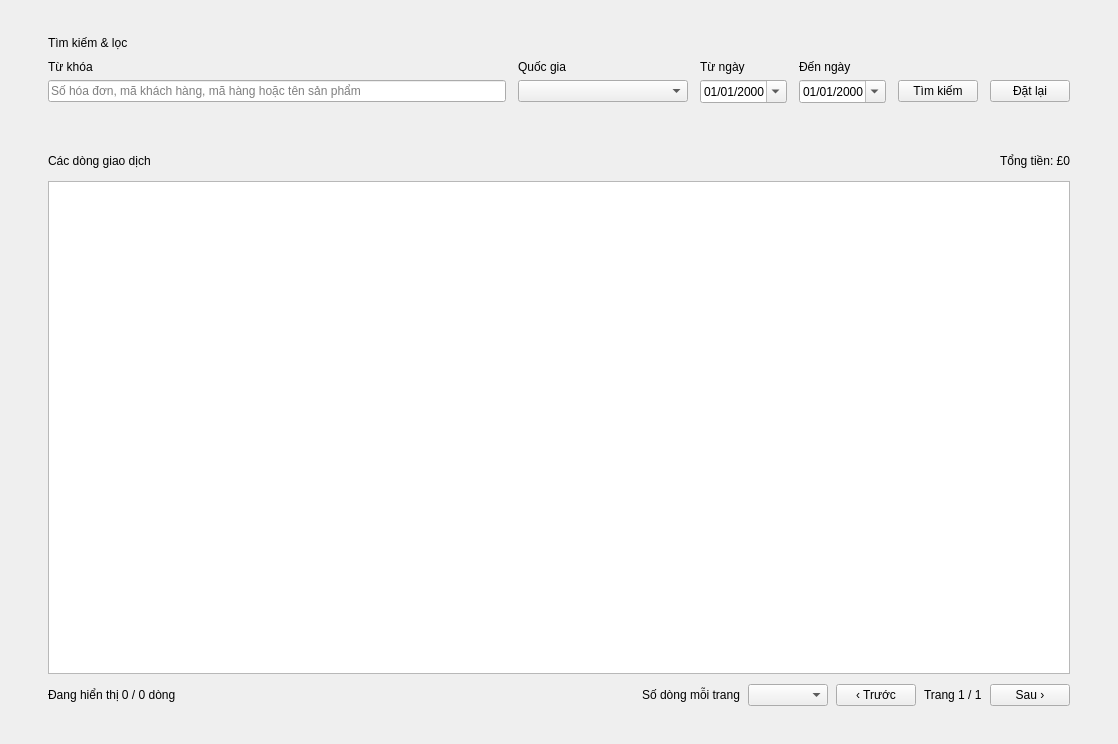
<?xml version="1.0" encoding="UTF-8"?>
<ui version="4.0">
 <class>TransactionDataPage</class>
 <widget class="QWidget" name="TransactionDataPage">
  <property name="geometry">
   <rect>
    <x>0</x>
    <y>0</y>
    <width>1118</width>
    <height>744</height>
   </rect>
  </property>
  <property name="windowTitle">
   <string>Transaction Data</string>
  </property>
  <layout class="QVBoxLayout" name="layoutTransactionPage" stretch="0,1">
   <property name="spacing">
    <number>16</number>
   </property>
   <property name="leftMargin">
    <number>28</number>
   </property>
   <property name="topMargin">
    <number>20</number>
   </property>
   <property name="rightMargin">
    <number>28</number>
   </property>
   <property name="bottomMargin">
    <number>24</number>
   </property>
   <item>
    <widget class="QFrame" name="cardFilters">
     <property name="cssClass" stdset="0">
      <string>card</string>
     </property>
     <layout class="QVBoxLayout" name="layoutFilters">
      <property name="spacing">
       <number>2</number>
      </property>
      <property name="leftMargin">
       <number>20</number>
      </property>
      <property name="topMargin">
       <number>16</number>
      </property>
      <property name="rightMargin">
       <number>20</number>
      </property>
      <property name="bottomMargin">
       <number>16</number>
      </property>
      <item>
       <widget class="QLabel" name="lblFiltersTitle">
        <property name="text">
         <string>Tìm kiếm &amp; lọc</string>
        </property>
        <property name="cssClass" stdset="0">
         <string>cardTitle</string>
        </property>
       </widget>
      </item>
      <item>
       <layout class="QGridLayout" name="gridFilters">
        <property name="horizontalSpacing">
         <number>12</number>
        </property>
        <property name="verticalSpacing">
         <number>6</number>
        </property>
        <property name="leftMargin">
         <number>0</number>
        </property>
        <property name="topMargin">
         <number>8</number>
        </property>
        <property name="rightMargin">
         <number>0</number>
        </property>
        <property name="bottomMargin">
         <number>0</number>
        </property>
        <item row="0" column="0">
         <widget class="QLabel" name="lblSearchCaption">
          <property name="text">
           <string>Từ khóa</string>
          </property>
          <property name="cssClass" stdset="0">
           <string>fieldLabel</string>
          </property>
         </widget>
        </item>
        <item row="0" column="1">
         <widget class="QLabel" name="lblCountryCaption">
          <property name="text">
           <string>Quốc gia</string>
          </property>
          <property name="cssClass" stdset="0">
           <string>fieldLabel</string>
          </property>
         </widget>
        </item>
        <item row="0" column="2">
         <widget class="QLabel" name="lblDateFromCaption">
          <property name="text">
           <string>Từ ngày</string>
          </property>
          <property name="cssClass" stdset="0">
           <string>fieldLabel</string>
          </property>
         </widget>
        </item>
        <item row="0" column="3">
         <widget class="QLabel" name="lblDateToCaption">
          <property name="text">
           <string>Đến ngày</string>
          </property>
          <property name="cssClass" stdset="0">
           <string>fieldLabel</string>
          </property>
         </widget>
        </item>
        <item row="1" column="0">
         <widget class="QLineEdit" name="txtSearch">
          <property name="clearButtonEnabled">
           <bool>true</bool>
          </property>
          <property name="placeholderText">
           <string>Số hóa đơn, mã khách hàng, mã hàng hoặc tên sản phẩm</string>
          </property>
         </widget>
        </item>
        <item row="1" column="1">
         <widget class="QComboBox" name="cboCountry">
          <property name="minimumSize">
           <size>
            <width>170</width>
            <height>0</height>
           </size>
          </property>
         </widget>
        </item>
        <item row="1" column="2">
         <widget class="QDateEdit" name="dateFrom">
          <property name="calendarPopup">
           <bool>true</bool>
          </property>
          <property name="displayFormat">
           <string>dd/MM/yyyy</string>
          </property>
         </widget>
        </item>
        <item row="1" column="3">
         <widget class="QDateEdit" name="dateTo">
          <property name="calendarPopup">
           <bool>true</bool>
          </property>
          <property name="displayFormat">
           <string>dd/MM/yyyy</string>
          </property>
         </widget>
        </item>
        <item row="1" column="4">
         <widget class="QPushButton" name="btnSearch">
          <property name="text">
           <string>Tìm kiếm</string>
          </property>
          <property name="cssClass" stdset="0">
           <string>primary</string>
          </property>
         </widget>
        </item>
        <item row="1" column="5">
         <widget class="QPushButton" name="btnReset">
          <property name="text">
           <string>Đặt lại</string>
          </property>
          <property name="cssClass" stdset="0">
           <string>secondary</string>
          </property>
         </widget>
        </item>
       </layout>
      </item>
     </layout>
    </widget>
   </item>
   <item>
    <widget class="QFrame" name="cardTransactions">
     <property name="cssClass" stdset="0">
      <string>card</string>
     </property>
     <layout class="QVBoxLayout" name="layoutTransactions" stretch="0,1,0">
      <property name="spacing">
       <number>10</number>
      </property>
      <property name="leftMargin">
       <number>20</number>
      </property>
      <property name="topMargin">
       <number>16</number>
      </property>
      <property name="rightMargin">
       <number>20</number>
      </property>
      <property name="bottomMargin">
       <number>14</number>
      </property>
      <item>
       <layout class="QHBoxLayout" name="layoutTransactionsHeader">
        <property name="leftMargin">
         <number>0</number>
        </property>
        <property name="topMargin">
         <number>0</number>
        </property>
        <property name="rightMargin">
         <number>0</number>
        </property>
        <property name="bottomMargin">
         <number>0</number>
        </property>
        <item>
         <widget class="QLabel" name="lblTransactionsTitle">
          <property name="text">
           <string>Các dòng giao dịch</string>
          </property>
          <property name="cssClass" stdset="0">
           <string>cardTitle</string>
          </property>
         </widget>
        </item>
        <item>
         <spacer name="spacerTransactionsHeader">
          <property name="orientation">
           <enum>Qt::Horizontal</enum>
          </property>
          <property name="sizeHint" stdset="0">
           <size>
            <width>40</width>
            <height>20</height>
           </size>
          </property>
         </spacer>
        </item>
        <item>
         <widget class="QLabel" name="lblTotalAmount">
          <property name="text">
           <string>Tổng tiền: £0</string>
          </property>
          <property name="cssClass" stdset="0">
           <string>pill</string>
          </property>
         </widget>
        </item>
       </layout>
      </item>
      <item>
       <widget class="QTableWidget" name="tblTransactions">
        <property name="editTriggers">
         <set>QAbstractItemView::NoEditTriggers</set>
        </property>
        <property name="selectionBehavior">
         <enum>QAbstractItemView::SelectRows</enum>
        </property>
        <property name="selectionMode">
         <enum>QAbstractItemView::SingleSelection</enum>
        </property>
        <property name="showGrid">
         <bool>false</bool>
        </property>
        <property name="alternatingRowColors">
         <bool>true</bool>
        </property>
        <attribute name="verticalHeaderVisible">
         <bool>false</bool>
        </attribute>
        <attribute name="horizontalHeaderStretchLastSection">
         <bool>true</bool>
        </attribute>
       </widget>
      </item>
      <item>
       <layout class="QHBoxLayout" name="layoutTransactionsPager">
        <property name="spacing">
         <number>8</number>
        </property>
        <property name="leftMargin">
         <number>0</number>
        </property>
        <property name="topMargin">
         <number>0</number>
        </property>
        <property name="rightMargin">
         <number>0</number>
        </property>
        <property name="bottomMargin">
         <number>0</number>
        </property>
        <item>
         <widget class="QLabel" name="lblTransactionsSummary">
          <property name="text">
           <string>Đang hiển thị 0 / 0 dòng</string>
          </property>
          <property name="cssClass" stdset="0">
           <string>cardSubtitle</string>
          </property>
         </widget>
        </item>
        <item>
         <spacer name="spacerTransactionsPager">
          <property name="orientation">
           <enum>Qt::Horizontal</enum>
          </property>
          <property name="sizeHint" stdset="0">
           <size>
            <width>40</width>
            <height>20</height>
           </size>
          </property>
         </spacer>
        </item>
        <item>
         <widget class="QLabel" name="lblTransactionsPageSizeCaption">
          <property name="text">
           <string>Số dòng mỗi trang</string>
          </property>
          <property name="cssClass" stdset="0">
           <string>cardSubtitle</string>
          </property>
         </widget>
        </item>
        <item>
         <widget class="QComboBox" name="cboTransactionsPageSize">
          <property name="minimumSize">
           <size>
            <width>80</width>
            <height>0</height>
           </size>
          </property>
         </widget>
        </item>
        <item>
         <widget class="QPushButton" name="btnTransactionsPrevPage">
          <property name="text">
           <string>‹ Trước</string>
          </property>
          <property name="cssClass" stdset="0">
           <string>secondary</string>
          </property>
         </widget>
        </item>
        <item>
         <widget class="QLabel" name="lblTransactionsPageInfo">
          <property name="text">
           <string>Trang 1 / 1</string>
          </property>
          <property name="cssClass" stdset="0">
           <string>pageInfo</string>
          </property>
         </widget>
        </item>
        <item>
         <widget class="QPushButton" name="btnTransactionsNextPage">
          <property name="text">
           <string>Sau ›</string>
          </property>
          <property name="cssClass" stdset="0">
           <string>secondary</string>
          </property>
         </widget>
        </item>
       </layout>
      </item>
     </layout>
    </widget>
   </item>
  </layout>
 </widget>
 <resources/>
 <connections/>
</ui>
